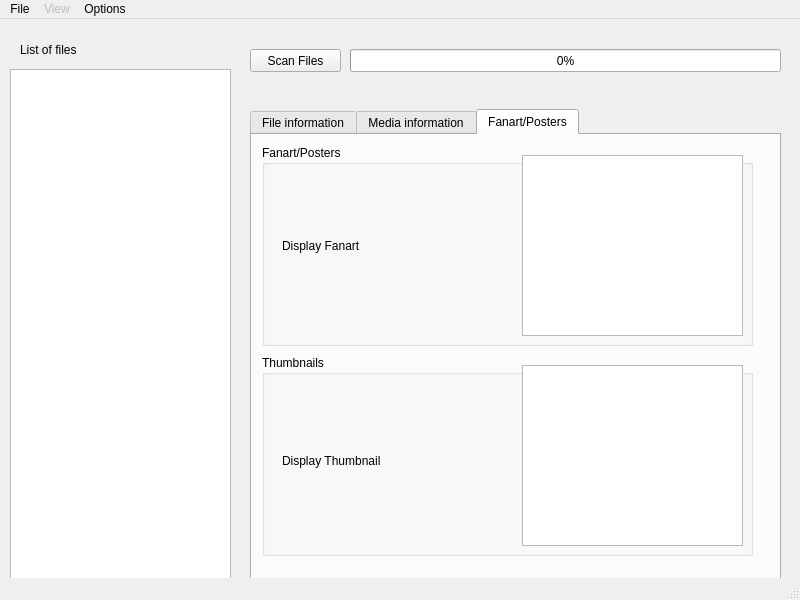
<?xml version="1.0" encoding="UTF-8"?>
<!--
  GeeXboX NFO editor: GUI for media scanner application.
  Copyright (C) 2009 Fabien Brisset <fbrisset@geexbox.org>

  This file is part of nfo-editor.

  nfo-editor is free software; you can redistribute it and/or
  modify it under the terms of the GNU Lesser General Public
  License as published by the Free Software Foundation; either
  version 2.1 of the License, or (at your option) any later version.

  nfo-editor is distributed in the hope that it will be useful,
  but WITHOUT ANY WARRANTY; without even the implied warranty of
  MERCHANTABILITY or FITNESS FOR A PARTICULAR PURPOSE.  See the GNU
  Lesser General Public License for more details.
  
  You should have received a copy of the GNU Lesser General Public
  License along with libvalhalla; if not, write to the Free Software
  Foundation, Inc., 51 Franklin Street, Fifth Floor, Boston, MA 02110-1301 USA
-->
<ui version="4.0">
 <class>NfoMainWindow</class>
 <widget class="QMainWindow" name="NfoMainWindow">
  <property name="geometry">
   <rect>
    <x>0</x>
    <y>0</y>
    <width>800</width>
    <height>600</height>
   </rect>
  </property>
  <property name="windowTitle">
   <string>NFO Editor</string>
  </property>
  <property name="windowIcon">
   <iconset>
    <normaloff>icons/icon_enna_128.png</normaloff>icons/icon_enna_128.png</iconset>
  </property>
  <widget class="QWidget" name="centralwidget">
   <widget class="QListWidget" name="listOfFiles">
    <property name="geometry">
     <rect>
      <x>10</x>
      <y>50</y>
      <width>221</width>
      <height>511</height>
     </rect>
    </property>
   </widget>
   <widget class="QTabWidget" name="tabInfos">
    <property name="geometry">
     <rect>
      <x>250</x>
      <y>90</y>
      <width>531</width>
      <height>471</height>
     </rect>
    </property>
    <property name="currentIndex">
     <number>2</number>
    </property>
    <widget class="QWidget" name="fileInformation">
     <attribute name="title">
      <string>File information</string>
     </attribute>
     <widget class="QTextEdit" name="fileInfo">
      <property name="geometry">
       <rect>
        <x>20</x>
        <y>10</y>
        <width>471</width>
        <height>321</height>
       </rect>
      </property>
     </widget>
    </widget>
    <widget class="QWidget" name="mediaInformatiion">
     <attribute name="title">
      <string>Media information</string>
     </attribute>
     <widget class="QTextEdit" name="nfoInfo">
      <property name="geometry">
       <rect>
        <x>20</x>
        <y>10</y>
        <width>471</width>
        <height>321</height>
       </rect>
      </property>
     </widget>
    </widget>
    <widget class="QWidget" name="fanArt">
     <attribute name="title">
      <string>Fanart/Posters</string>
     </attribute>
     <widget class="QGroupBox" name="fanArtPosters">
      <property name="geometry">
       <rect>
        <x>10</x>
        <y>10</y>
        <width>491</width>
        <height>201</height>
       </rect>
      </property>
      <property name="title">
       <string>Fanart/Posters</string>
      </property>
      <widget class="QListWidget" name="fanArtList">
       <property name="geometry">
        <rect>
         <x>260</x>
         <y>10</y>
         <width>221</width>
         <height>181</height>
        </rect>
       </property>
      </widget>
      <widget class="QLabel" name="fanartDisplayed">
       <property name="geometry">
        <rect>
         <x>20</x>
         <y>20</y>
         <width>211</width>
         <height>161</height>
        </rect>
       </property>
       <property name="text">
        <string>Display Fanart</string>
       </property>
      </widget>
     </widget>
     <widget class="QGroupBox" name="thumb">
      <property name="geometry">
       <rect>
        <x>10</x>
        <y>220</y>
        <width>491</width>
        <height>201</height>
       </rect>
      </property>
      <property name="title">
       <string>Thumbnails</string>
      </property>
      <widget class="QListWidget" name="thumbList">
       <property name="geometry">
        <rect>
         <x>260</x>
         <y>10</y>
         <width>221</width>
         <height>181</height>
        </rect>
       </property>
      </widget>
      <widget class="QLabel" name="thumbDisplayed">
       <property name="geometry">
        <rect>
         <x>20</x>
         <y>20</y>
         <width>211</width>
         <height>171</height>
        </rect>
       </property>
       <property name="text">
        <string>Display Thumbnail</string>
       </property>
      </widget>
     </widget>
    </widget>
   </widget>
   <widget class="QPushButton" name="launchScan">
    <property name="geometry">
     <rect>
      <x>250</x>
      <y>30</y>
      <width>91</width>
      <height>23</height>
     </rect>
    </property>
    <property name="text">
     <string>Scan Files</string>
    </property>
   </widget>
   <widget class="QProgressBar" name="scanProgress">
    <property name="geometry">
     <rect>
      <x>350</x>
      <y>30</y>
      <width>431</width>
      <height>23</height>
     </rect>
    </property>
    <property name="value">
     <number>0</number>
    </property>
   </widget>
   <widget class="QLabel" name="labelListOfFiles">
    <property name="geometry">
     <rect>
      <x>20</x>
      <y>20</y>
      <width>81</width>
      <height>21</height>
     </rect>
    </property>
    <property name="text">
     <string>List of files </string>
    </property>
   </widget>
  </widget>
  <widget class="QMenuBar" name="menubar">
   <property name="geometry">
    <rect>
     <x>0</x>
     <y>0</y>
     <width>800</width>
     <height>20</height>
    </rect>
   </property>
   <widget class="QMenu" name="menuFile">
    <property name="title">
     <string>File</string>
    </property>
    <addaction name="actionOpen"/>
    <addaction name="actionClose"/>
    <addaction name="separator"/>
    <addaction name="actionQuit"/>
   </widget>
   <widget class="QMenu" name="menuOptions">
    <property name="title">
     <string>Options</string>
    </property>
    <addaction name="actionAbout"/>
   </widget>
   <widget class="QMenu" name="menuView">
    <property name="enabled">
     <bool>false</bool>
    </property>
    <property name="title">
     <string>View</string>
    </property>
    <addaction name="actionMovie"/>
    <addaction name="actionTV_Show"/>
   </widget>
   <addaction name="menuFile"/>
   <addaction name="menuView"/>
   <addaction name="menuOptions"/>
  </widget>
  <widget class="QStatusBar" name="statusbar"/>
  <action name="actionOpen">
   <property name="text">
    <string>Open</string>
   </property>
  </action>
  <action name="actionClose">
   <property name="text">
    <string>Close</string>
   </property>
  </action>
  <action name="actionQuit">
   <property name="text">
    <string>Quit</string>
   </property>
  </action>
  <action name="actionAbout">
   <property name="text">
    <string>About</string>
   </property>
  </action>
  <action name="actionMovie">
   <property name="checkable">
    <bool>true</bool>
   </property>
   <property name="text">
    <string>Movie</string>
   </property>
  </action>
  <action name="actionTV_Show">
   <property name="checkable">
    <bool>true</bool>
   </property>
   <property name="text">
    <string>TV Show</string>
   </property>
  </action>
 </widget>
 <resources/>
 <connections>
  <connection>
   <sender>actionQuit</sender>
   <signal>activated()</signal>
   <receiver>NfoMainWindow</receiver>
   <slot>close()</slot>
   <hints>
    <hint type="sourcelabel">
     <x>-1</x>
     <y>-1</y>
    </hint>
    <hint type="destinationlabel">
     <x>399</x>
     <y>299</y>
    </hint>
   </hints>
  </connection>
 </connections>
</ui>
